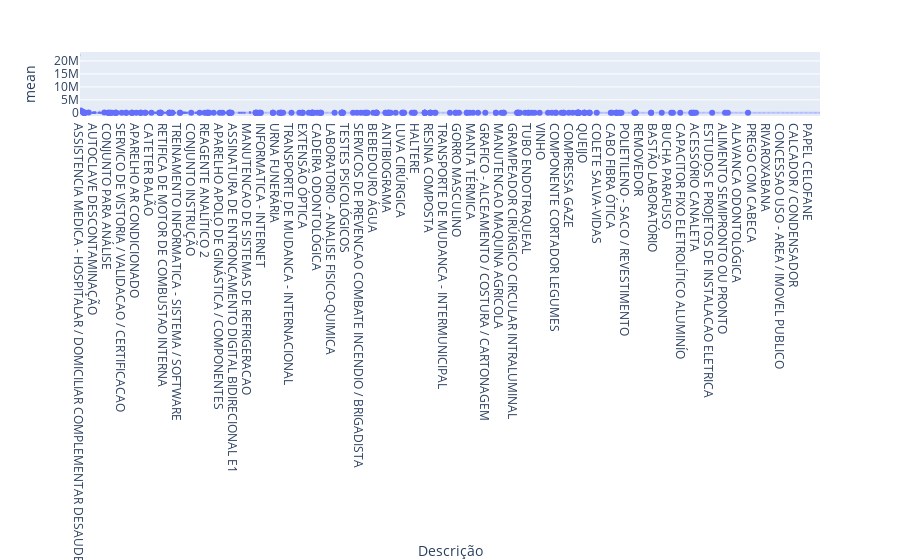

Write notebook code for a chart like this one.
### Code cell
# Avaliando por período

fig = px.box(range1,x='Descrição',y='mean',hover_name='count')   #,color='Descrição')
fig.show()

### Figure 1 — Plotly figure (JSON) as saved in the notebook; plotly's stock layout.template omitted (floating-point values rounded to 4 significant figures; data arrays with more than 128 entries replaced by an {"elided": "..."} marker saying what was removed)
{"data": [{"alignmentgroup": "True", "hovertemplate": "<b>%{hovertext}</b><br><br>Descrição=%{x}<br>mean=%{y}<extra></extra>", "hovertext": {"elided": "5115 int values"}, "legendgroup": "", "marker": {"color": "#636efa"}, "name": "", "notched": false, "offsetgroup": "", "orientation": "v", "showlegend": false, "type": "box", "x": {"elided": "5115 str values"}, "x0": " ", "xaxis": "x", "y": {"elided": "5115 float values"}, "y0": " ", "yaxis": "y"}], "layout": {"boxmode": "group", "legend": {"tracegroupgap": 0}, "margin": {"t": 60}, "xaxis": {"anchor": "y", "domain": [0, 1], "title": {"text": "Descrição"}}, "yaxis": {"anchor": "x", "domain": [0, 1], "title": {"text": "mean"}}}}
